Frame 1 (no input): blank canvas, image omitted
Frame 60 (no input): blank canvas, image omitted
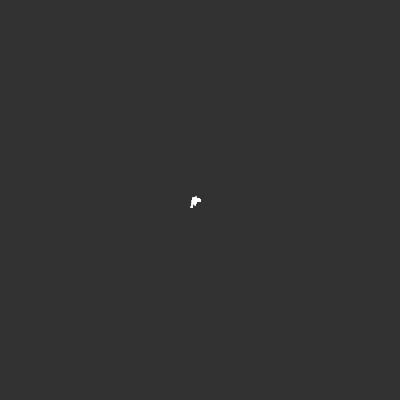
Frame 120 (the mouse pressed at the canvas centre since frame 60)

The p5.js sketch whose frames 1 and 60 were blank and that drew this single picture after the mouse press (run headless with seeded random() and noise() and a simulated clock; from frame 60 on, the mouse is pressed at the canvas centre):

// p5.js sketch
// ── sketch.js
let x = 200;
let y = 200;

function setup() {
  createCanvas(400, 400);
  background(50);
}

function draw() {
  stroke(255);
  strokeWeight(2);
  point(x, y);

  let r = floor(random(4));
  switch (r) {
    //move up
    case 0:
      y = y - 1;
      break;

    //move left
    case 1:
      x = x - 1;
      break;

    //move down
    case 2:
      y = y + 1;
      break;

    //move right
    case 3:
      x = x + 1;
      break;
  }
}
